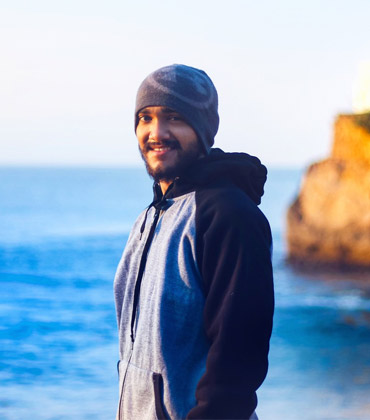
#> input picture mysitee/assets/assets/images/member-item-01.jpg, 370 x 420 px
$ python -i models.py   (imports and definitions only)
#> lines starting #> are read from the running program, lines starting #| are printed output that depends on the picture
import cv2
import numpy as np

import matplotlib.pyplot as plt

from django.db import models


# [5 lines that did not run here, left out]


url = "http://192.168.29.40:8080/shot.jpg"


def getWrap(img, biggest, widthImg, heightImg):
    pt1 = np.float32(biggest)
    pt2 = np.float32([[0, 0], [widthImg, 0], [0, heightImg], [widthImg, heightImg]])
    # get image from image

    matrix = cv2.getPerspectiveTransform(pt1, pt2)
    imgOutput = cv2.warpPerspective(img, matrix, (widthImg, heightImg))
    imgCropped = imgOutput[10:imgOutput.shape[0] - 10, 10:imgOutput.shape[1] - 10]
    imgCropped = cv2.resize(imgCropped, (widthImg, heightImg))
    return imgCropped


def findheartRate(peak, time):
    if time != 0:
        # print(peak, np.shape(peak), time, 30 * (peak / time))
        return np.round((peak * 60 * 60) / (time * 10), 2)


def normalize(l, m, s):
    d = []
    for i in range(3):
        p = (l[i] - m[i]) / s[i]
        d.append(p)
    return d


def isPeak(arr, n, num, i, j):
    if i >= 0 and arr[i] > num:
        return False

    if j < n and arr[j] > num:
        return False
    return True


def printPeaksTroughs(arr, n):
    res = []

    # For every element
    for i in range(n):

        # If the current element is a peak
        if isPeak(arr, n, arr[i], i - 1, i + 1):
            res.append(arr[i])
    return res


def HeartRateDetector(path, forehead_left_y=70, forehead_right_y=120, total_frames=75):
#> called with forehead_left_y = 70, forehead_right_y = 120, total_frames = 75
    eye = cv2.CascadeClassifier(cv2.data.haarcascades + "haarcascade_eye_tree_eyeglasses.xml")
    face = cv2.CascadeClassifier(cv2.data.haarcascades + "haarcascade_frontalface_alt.xml")

    cap = cv2.VideoCapture(path)

    cap.set(3, 1280)
    cap.set(4, 720)
    cap.set(5, 30)
    cap.set(10, 150)

    graph = []
    heart_store = []
    frame = 0
    time = 1

    writer1 = cv2.VideoWriter("D:/jay/BodyTemp/design/mysitee/media/media/output.mp4v",
                              cv2.VideoWriter_fourcc(*"00A3"), 7.5, (1280, 720))

    while True:

        success, img = cap.read()
#> img is the input picture: shape (420, 370, 3); mean B, G, R 190.5, 167.2, 146.9
        img = cv2.resize(img, (1280, 720))
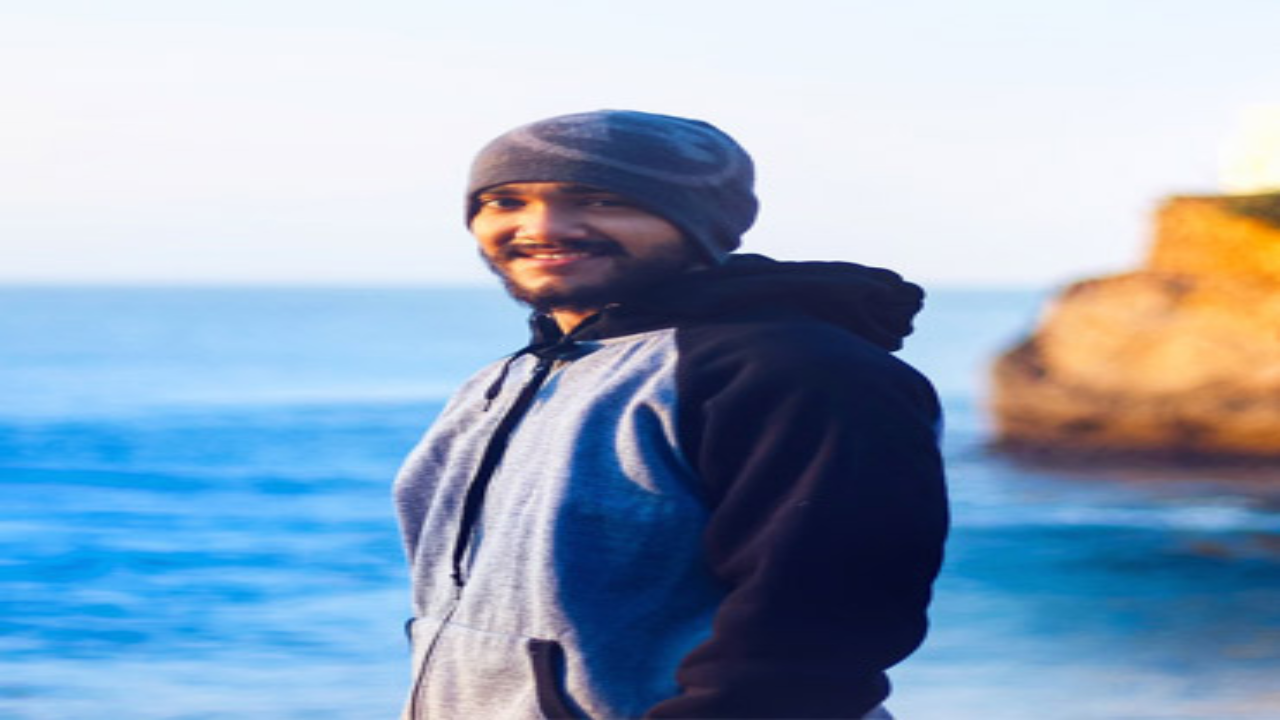
#> img: shape (720, 1280, 3); mean B, G, R 190.4, 167.2, 146.8
        imgContour = img.copy()
        imgRec = img.copy()
        imgGray = cv2.cvtColor(img, cv2.COLOR_BGR2GRAY)
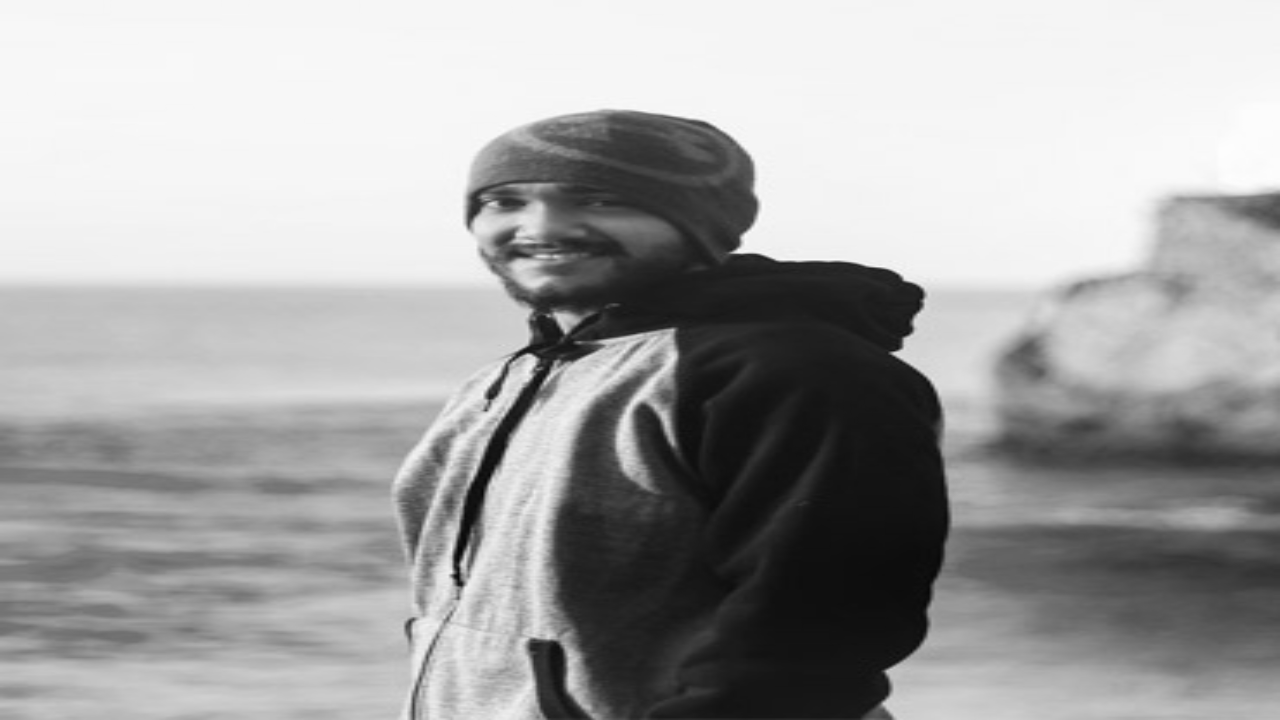
#> imgGray: shape (720, 1280); min 4, max 253, mean 163.7
        faces = face.detectMultiScale(imgGray)
#> faces = ()

        for x, y, w, h in faces:
            rect_points = np.zeros((4, 2))
            center = (x + w // 2, y + h // 2)
            radius_face = int(round((w + h) * 0.35))
            img = cv2.circle(img, center, radius_face, (0, 0, 255), 1)
            faceRoi = imgGray[y:y + h, x:x + w]
            eyes = eye.detectMultiScale(faceRoi)

            if len(eyes) >= 2:
                leftEye = [x + eyes[0][0], y + eyes[0][1]]
                RightEye = [x + eyes[1][0], y + eyes[1][1]]

            eyesList = []
            for x2, y2, w2, h2 in eyes:
                eye_center = (x + x2 + w2 // 2, y + y2 + h2 // 2)
                radius = int(round((w2 + h2) * 0.05))
                # if we want to see the eye detection uncomment the following
                # frame = cv2.circle(img, eye_center, radius, (255, 0, 0), 4)
                if len(eye_center) == 2:
                    eyesList.append(eye_center)

            if len(eyesList) == 2:
                cv2.rectangle(img, (eyesList[0][0], eyesList[0][1] - forehead_left_y),
                              (eyesList[1][0], eyesList[1][1] - forehead_right_y),
                              (255, 0, 0), 3)
                rect_points[0] = [eyesList[0][0], eyesList[1][1] - forehead_right_y]
                rect_points[1] = [eyesList[1][0], eyesList[1][1] - forehead_right_y]
                rect_points[2] = [eyesList[0][0], eyesList[0][1] - forehead_left_y]
                rect_points[3] = [eyesList[1][0], eyesList[0][1] - forehead_left_y]
                width = int(np.linalg.norm(rect_points[1] - rect_points[0]))
                height = int(np.linalg.norm(rect_points[2] - rect_points[0]))

                width = width if width > 100 else 100
                height = height if height > 50 else 50
                imgWrap = getWrap(imgRec, rect_points, width, height)

                cv2.imshow('cropeed', imgWrap)

                Mean = np.mean(np.mean(imgWrap, axis=0), axis=0)

                graph.append(Mean[1])
            # plot1 = plt.figure(2)
            # plt.plot(range(1, len(graph) + 1), graph, color='blue', linewidth=2,
            #          markerfacecolor='blue', markersize=5)
            # plt.savefig('D:/jay/BodyTemp/design/mysitee/media/media/green_density.png', dpi=500, bbox_inches='tight')
            Peaks_code = printPeaksTroughs(graph, len(graph))

            heartRate = findheartRate(len(Peaks_code), len(graph))

            if heartRate:
                if heartRate >= 180:
                    heart_store.append(np.random.randint(90, 120))
                else:
                    heart_store.append(heartRate)
            cv2.putText(img, str(heartRate), (int(rect_points[0][0]), int(rect_points[0][1])),
                        cv2.FONT_HERSHEY_COMPLEX_SMALL, 1,
                        (255, 255, 255), 2)
#> this loop made 0 passes
#> after the loop, graph = []; heart_store = []
        cv2.imshow('video', img)
        writer1.write(img)

        time += 1
        if cv2.waitKey(1) and 0xFF == ord('s'):
#> (key Esc is pressed here)
            break
        frame += 1

        if frame == total_frames:
            break
    plot = plt.figure(1)
    plt.plot(range(1, len(heart_store) + 1), heart_store, color='green', linewidth=2,
             markerfacecolor='blue', markersize=5)

    plt.ylabel('hear rate')

    plt.xlabel('time')
    plt.xlim(1, total_frames)

    plt.savefig('D:/jay/BodyTemp/design/mysitee/media/media/plot.png', dpi=500, bbox_inches='tight')

    plt.close()

    cv2.destroyAllWindows()
    print('all shown')
    return np.round(np.mean(heart_store))

>>> result = HeartRateDetector('../assets/assets/images/member-item-01.jpg')

$ run again, on mysitee/assets/assets/images/member-item-02.jpg
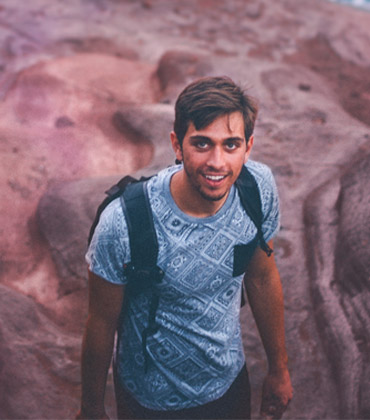
#> input picture mysitee/assets/assets/images/member-item-02.jpg, 370 x 420 px
#> in HeartRateDetector, img is the input picture: shape (420, 370, 3); mean B, G, R 115.6, 102.5, 125.6
#> in HeartRateDetector, `imgGray = cv2.cvtColor(img, cv2.COLOR_BGR2GRAY)`:
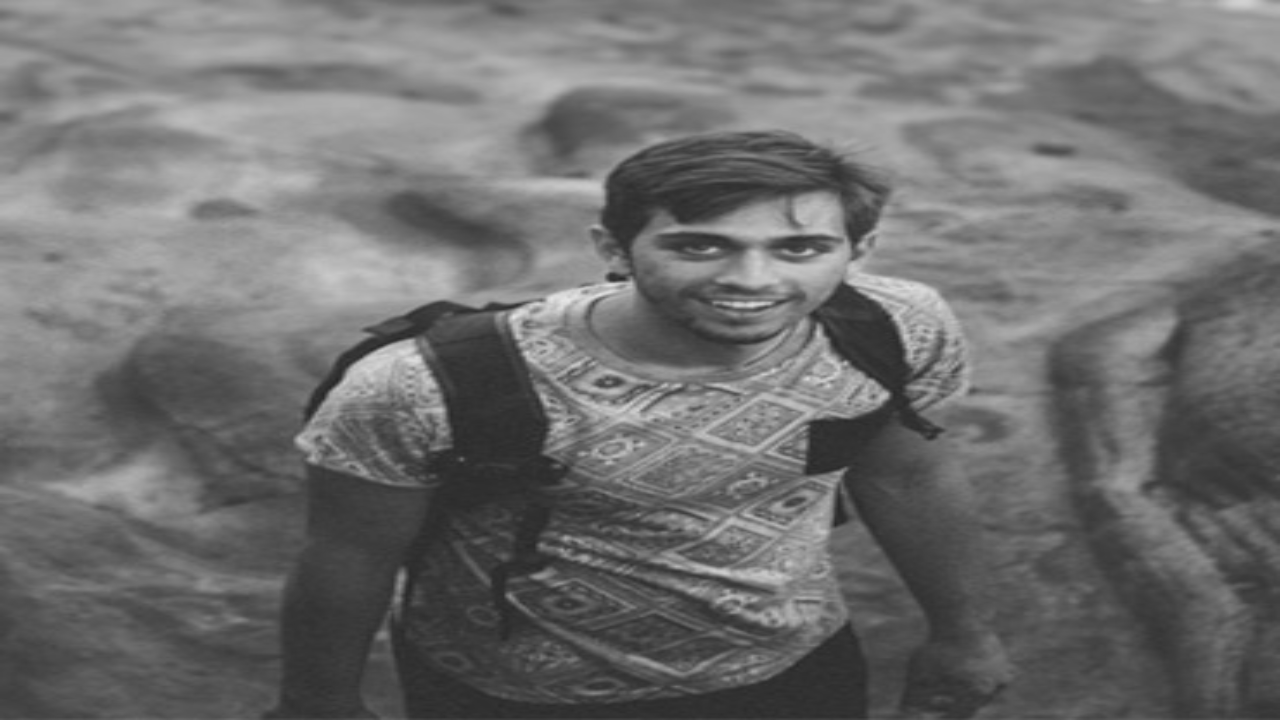
#> imgGray: shape (720, 1280); min 37, max 231, mean 110.8
#> faces = [[670, 192, 156, 156]]
#> the loop in HeartRateDetector, `for x, y, w, h in faces:` made 1 pass
#> (x, y, w, h, center, radius_face) on pass 1: (670, 192, 156, 156, (748, 270), 109)
#> pass 1, in HeartRateDetector, `faceRoi = imgGray[y:y + h, x:x + w]`:
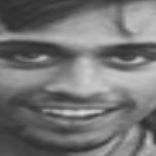
#> faceRoi: shape (156, 156); min 44, max 218, mean 116.3
#> after the loop in HeartRateDetector, `for x, y, w, h in faces:`: graph = []

$ run again, on mysitee/assets/assets/images/member-item-03.jpg
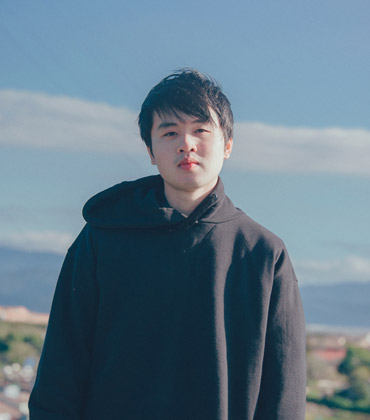
#> input picture mysitee/assets/assets/images/member-item-03.jpg, 370 x 420 px
#> in HeartRateDetector, img is the input picture: shape (420, 370, 3); mean B, G, R 137.3, 122, 100.2
#> in HeartRateDetector, `img = cv2.resize(img, (1280, 720))`:
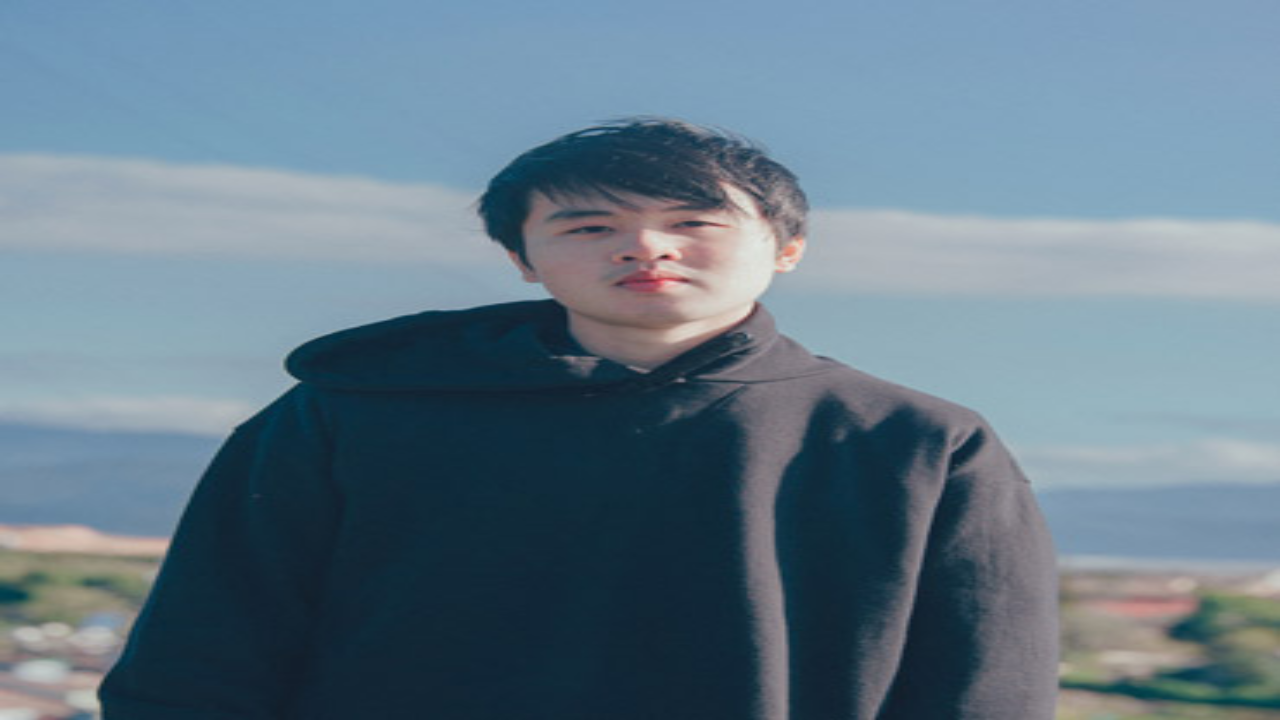
#> img: shape (720, 1280, 3); mean B, G, R 137.2, 121.9, 100.1
#> in HeartRateDetector, `imgGray = cv2.cvtColor(img, cv2.COLOR_BGR2GRAY)`:
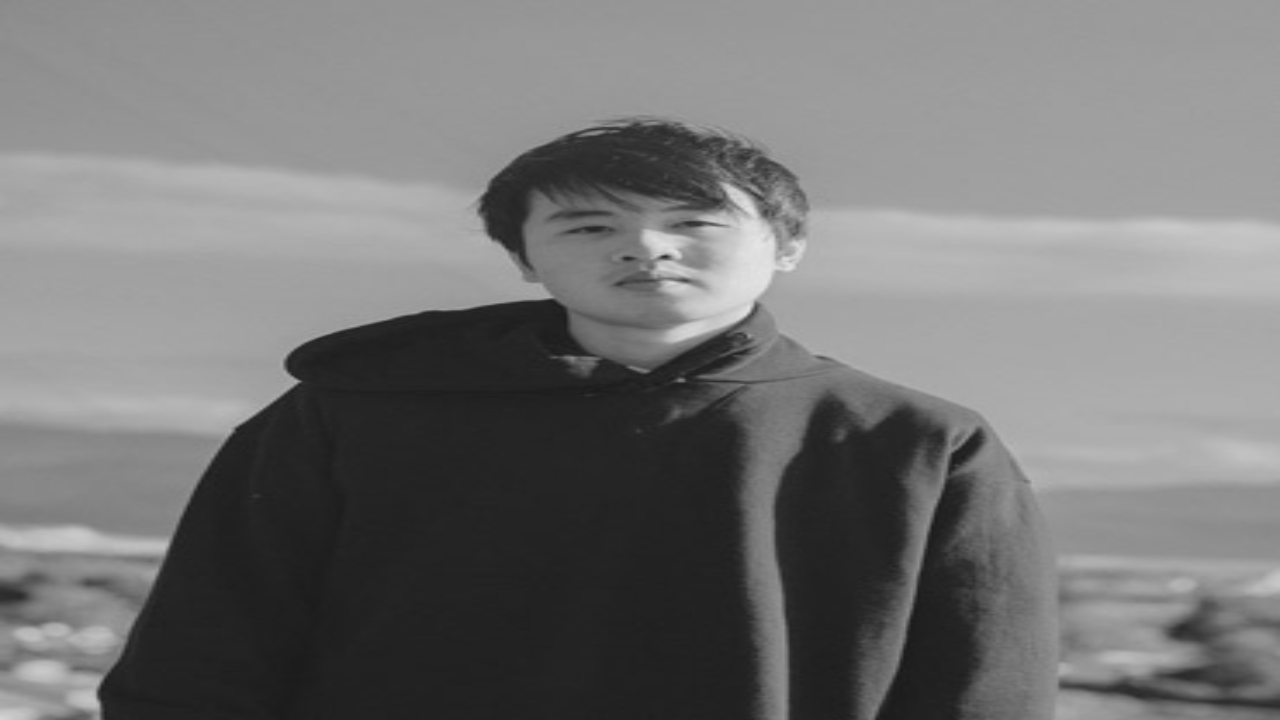
#> imgGray: shape (720, 1280); min 25, max 230, mean 117.1
#> faces = ()
#> after the loop in HeartRateDetector, `for x, y, w, h in faces:`: graph = []

$ run again, on mysitee/assets/assets/images/member-item-04.jpg
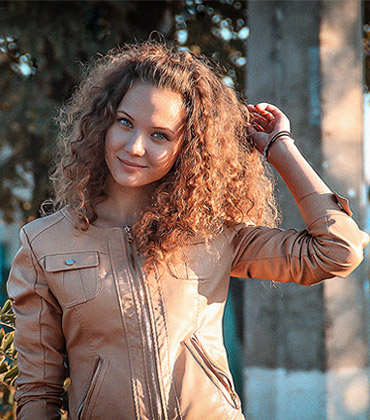
#> input picture mysitee/assets/assets/images/member-item-04.jpg, 370 x 420 px
#> in HeartRateDetector, img is the input picture: shape (420, 370, 3); mean B, G, R 96.4, 106.4, 125.1
#> in HeartRateDetector, `img = cv2.resize(img, (1280, 720))`:
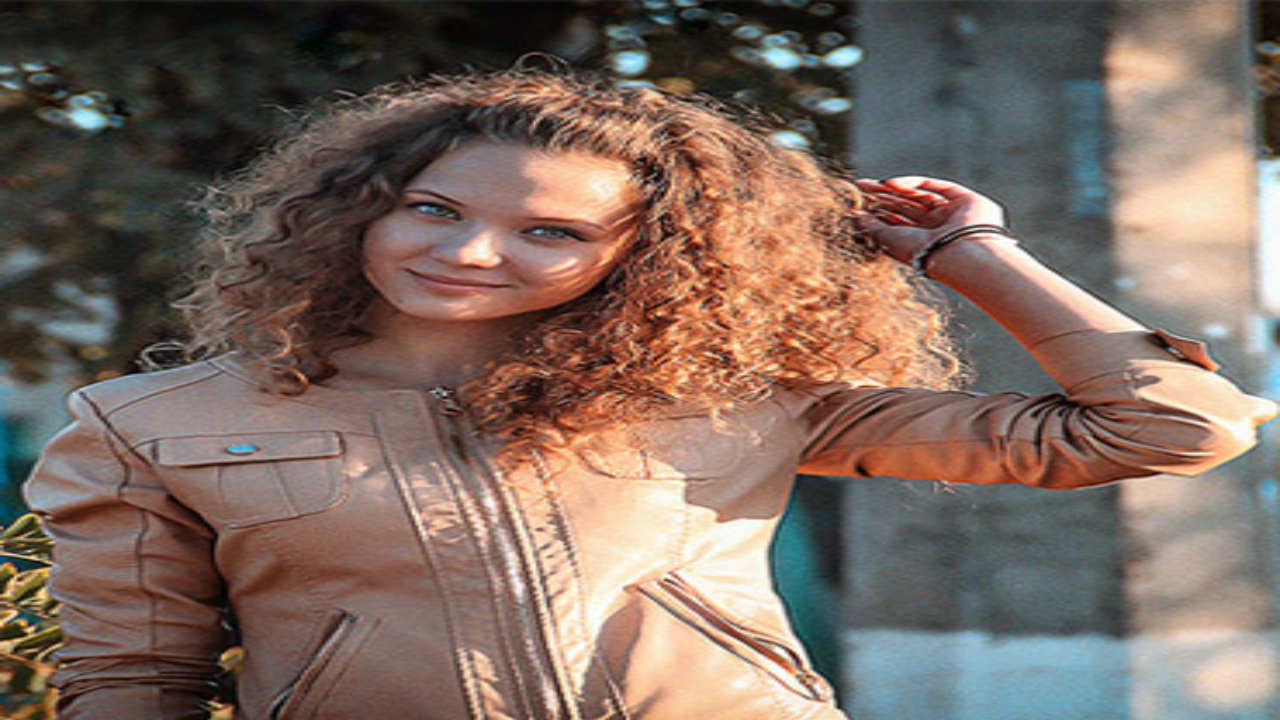
#> img: shape (720, 1280, 3); mean B, G, R 96.3, 106.3, 125
#> in HeartRateDetector, `imgGray = cv2.cvtColor(img, cv2.COLOR_BGR2GRAY)`:
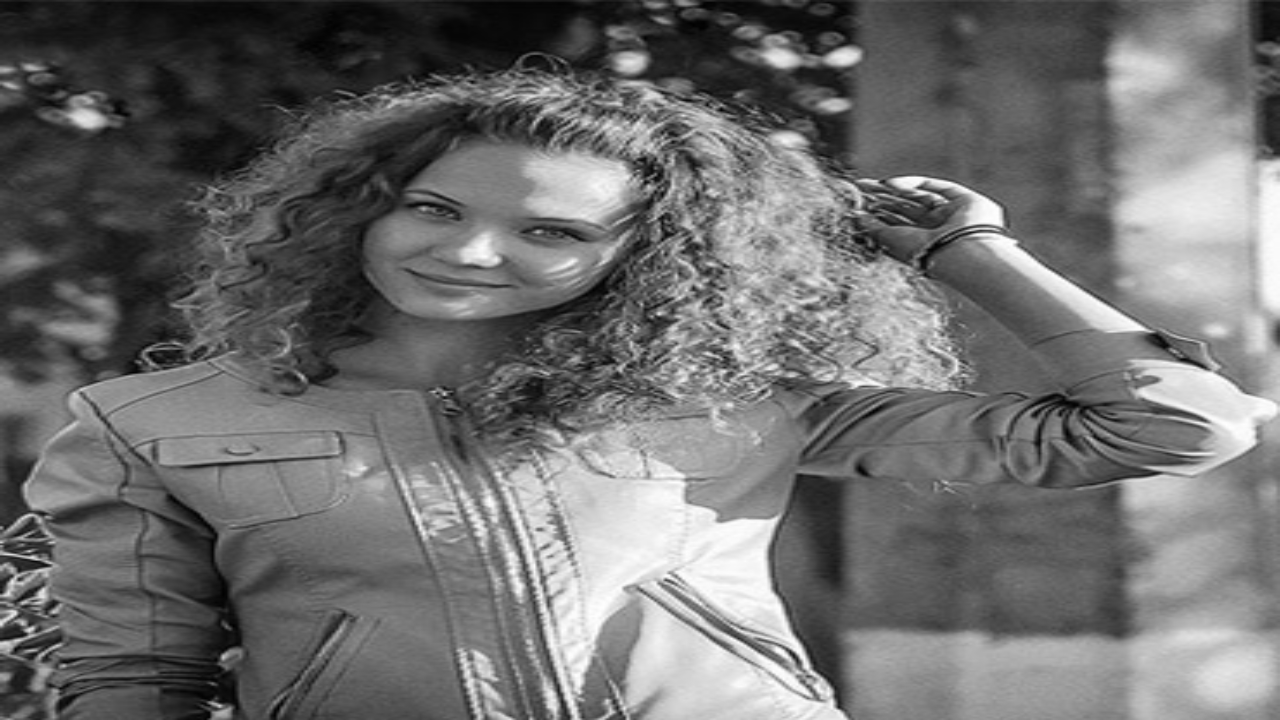
#> imgGray: shape (720, 1280); min 0, max 255, mean 110.7
#> faces = ()
#> after the loop in HeartRateDetector, `for x, y, w, h in faces:`: graph = []
